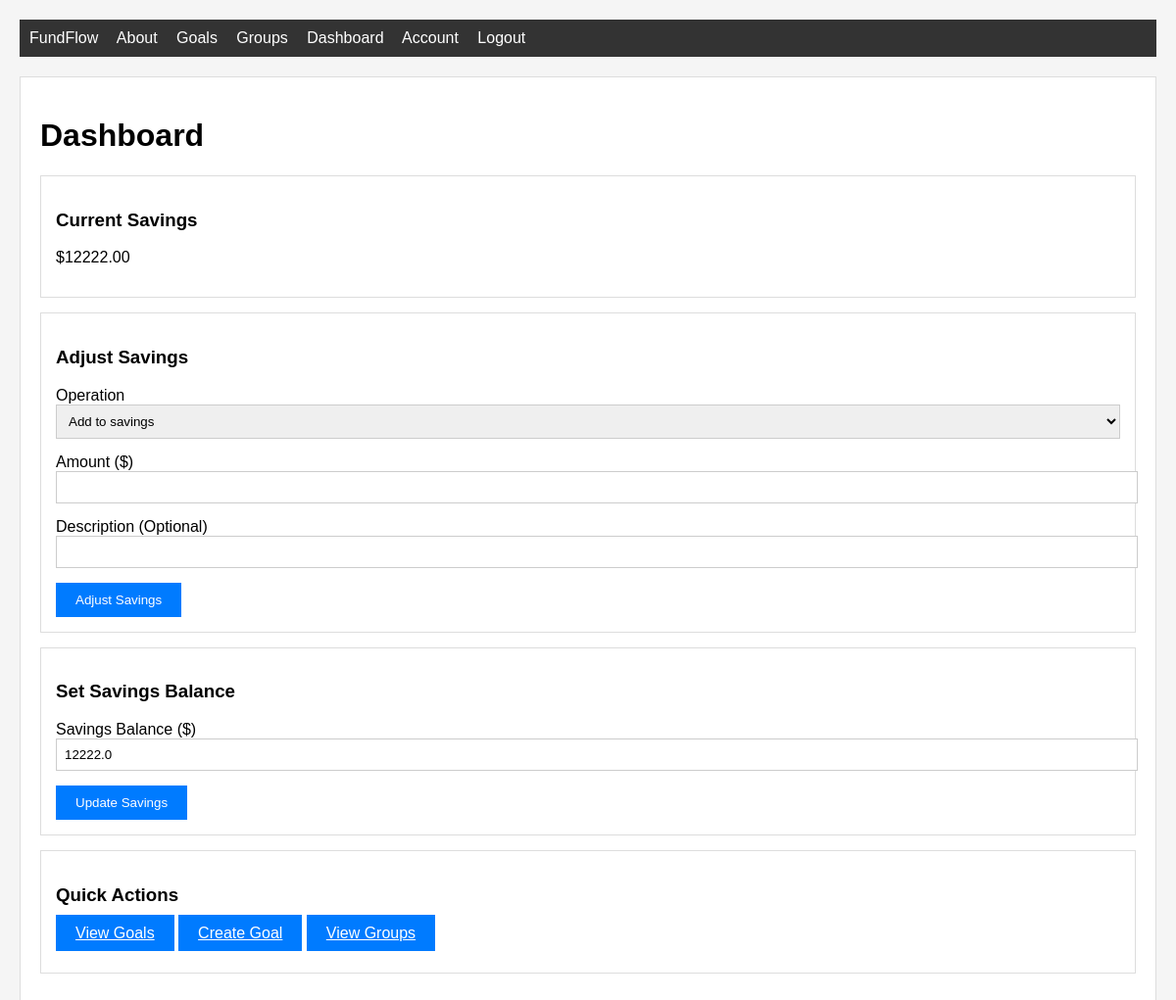
Page /dashboard (signed in) on the earlier database version.
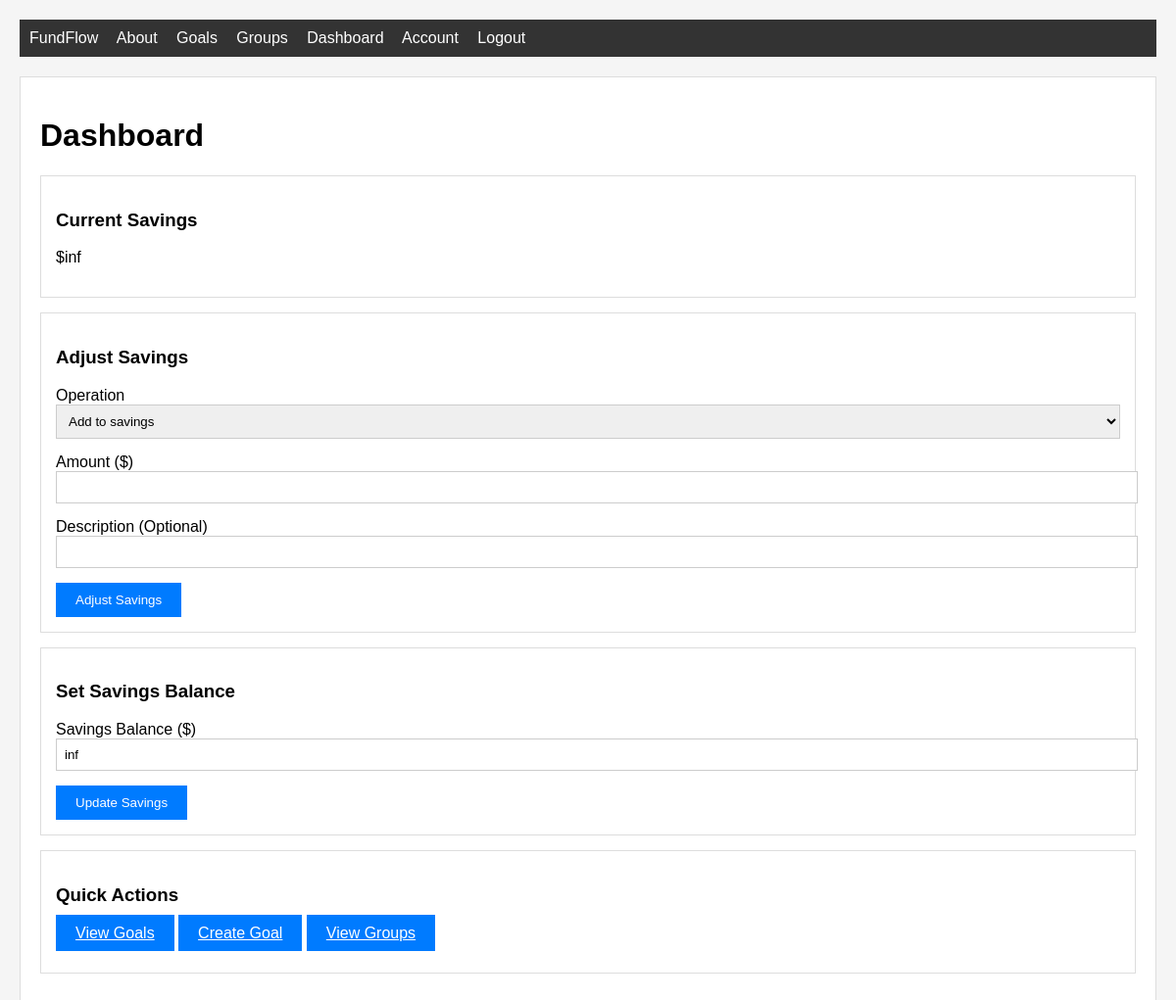
Same page on the later database version.
### home/db_models.py (models this page shows, shortened)
class User(db.Model, UserMixin):
    id = db.Column(db.Integer, primary_key=True)
    username = db.Column(db.String(20), unique=True, nullable=False)
    email = db.Column(db.String(120), unique=True, nullable=False)
    image_file = db.Column(db.String(20), nullable=False, default='default.jpg')
    password = db.Column(db.String(60), nullable=False)
    goals = db.relationship('Goal', backref='owner', lazy=True)
    savings = db.Column(db.Float, nullable=False, default=0.0)
    group_memberships = db.relationship('GroupMember', backref='user', lazy=True)
    __table_args__ = (
        CheckConstraint('savings >= 0', name='check_savings_non_negative'),
    )

### home/routes.py (the view)
@app.route("/dashboard")
@login_required
def dashboard():
    savings_form = UpdateSavingsForm()
    adjust_form = AdjustSavingsForm()
    if request.method == 'GET':
        savings_form.savings.data = current_user.savings or 0.0
    return render_template("dashboard.html", title="Dashboard",
                         savings_form=savings_form, adjust_form=adjust_form)

### home/forms.py
class UpdateSavingsForm(FlaskForm):
    savings = FloatField('Savings Balance ($)', validators=[DataRequired(), NumberRange(min=0, message='Savings cannot be negative')])
    submit = SubmitField('Update Savings')

class AdjustSavingsForm(FlaskForm):
    amount = FloatField('Amount ($)', validators=[DataRequired()])
    operation = SelectField('Operation', choices=[
        ('add', 'Add to savings'),
        ('subtract', 'Subtract from savings')
    ], validators=[DataRequired()])
    description = StringField('Description (Optional)', validators=[Optional()])
    submit = SubmitField('Adjust Savings')

### home/db_models.py (called while the page is built)
@login_manager.user_loader
def load_user(user_id):
    return User.query.get(int(user_id))

### home/templates/dashboard.html (shortened to what this page needs)
{% extends "layout.html" %}
{% block content %}
    <h1>Dashboard</h1>
    <div class="card">
        <h3>Current Savings</h3>
        <p>${{ '%.2f'|format(current_user.savings or 0) }}</p>
    </div>
    <div class="card">
        <h3>Adjust Savings</h3>
        <form method="POST" action="{{ url_for('adjust_savings') }}">
            <div class="form-group">
                {{ adjust_form.operation.label }}
                {{ adjust_form.operation(class="form-control") }}
            </div>
            <div class="form-group">
                {{ adjust_form.amount.label }}
                {{ adjust_form.amount(class="form-control") }}
            </div>
            <div class="form-group">
                {{ adjust_form.description.label }}
                {{ adjust_form.description(class="form-control") }}
            </div>
            <button type="submit" class="btn">Adjust Savings</button>
        </form>
    </div>
    <div class="card">
        <h3>Set Savings Balance</h3>
        <form method="POST" action="{{ url_for('update_savings') }}">
            <div class="form-group">
                {{ savings_form.savings.label }}
                {{ savings_form.savings(class="form-control") }}
            </div>
            {{ savings_form.submit(class="btn") }}
        </form>
    </div>
    <div class="card">
        <h3>Quick Actions</h3>
        <p>
            <a href="{{ url_for('goals') }}" class="btn">View Goals</a>
            <a href="{{ url_for('new_goal') }}" class="btn">Create Goal</a>
            <a href="{{ url_for('groups') }}" class="btn">View Groups</a>
        </p>
    </div>
{% endblock %}

Differences in the rows shown:
changed User: savings "12222.00" → "inf"; savings "12222.0" → "inf"
